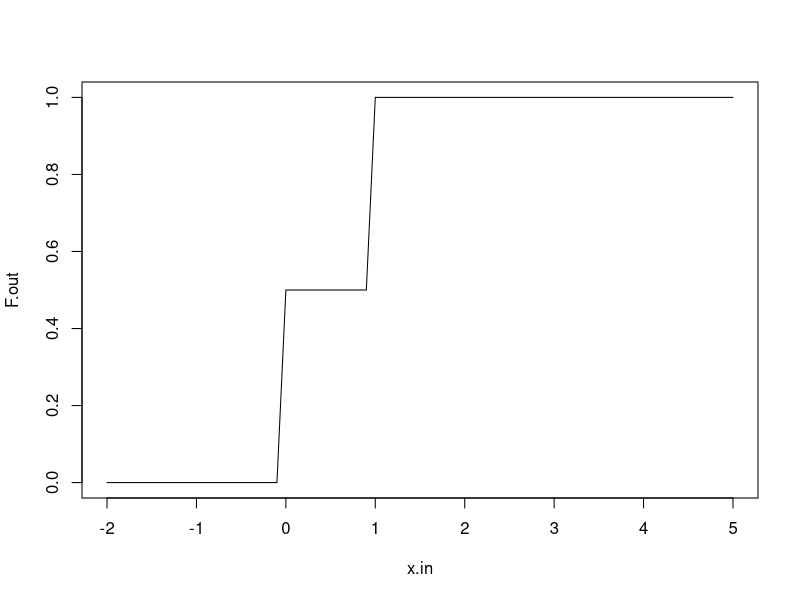
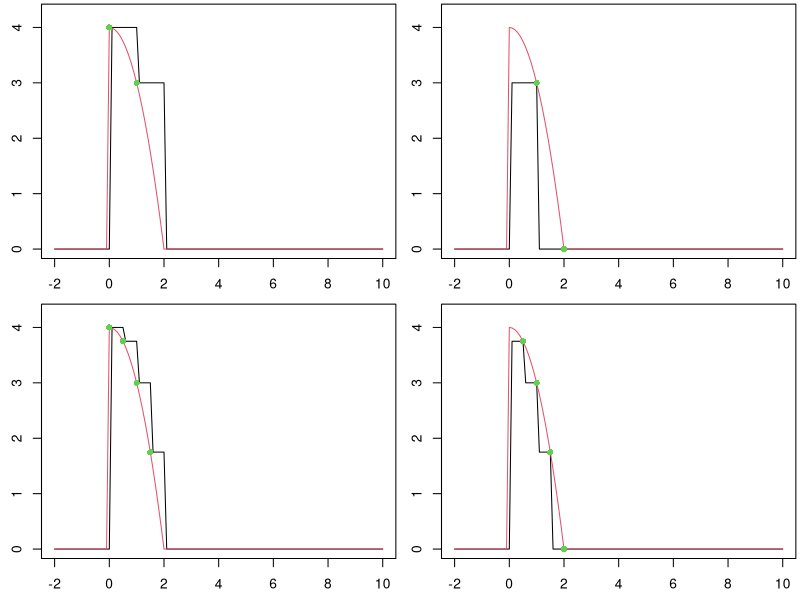

R code for these plots, in order:
x.in <- seq(-2,5,0.1)


F <- function(x){
  out <- rep(7, length(x))
  out[(x < 0)] <- rep(0,length(x[x < 0]))
  out[(0 <= x) & (x < 1)] <- rep(0.5,length(x[(0 <= x) & (x < 1)]))
  out[(x >= 1)] <- rep(1,length(x[x >= 1]))
  return(out)
}

F.out <- F(x.in)
plot(x.in,F.out,type='l')





q.rug <- function(x){
  out <- rep(-1, length(x))
  out[(x < 0)] <- rep(0,length(x[x < 0]))
  out[(0 <= x) & (x <= 2)] <- 4-x[(0 <= x) & (x <= 2)]^2
  out[(x > 2)] <- rep(0,length(x[x > 2]))
  return(out)
}

rug4 <- function(x){
  out <- rep(-1, length(x))
  out[(x <= 0)] <- rep(0,length(x[x <= 0]))
  out[(0 < x) & (x <= 1)] <- rep(4,length(x[(0 < x) & (x <= 1)]))
  out[(1 < x) & (x <= 2)] <- rep(3,length(x[(1 < x) & (x <= 2)]))
  out[(x > 2)] <- rep(0,length(x[x > 2]))
  return(out) }
rug5 <- function(x){
  out <- rep(-1, length(x))
  out[(x <= 0)] <- rep(0,length(x[x <= 0]))
  out[(0 < x) & (x <= 1)] <- rep(3,length(x[(0 < x) & (x <= 1)]))
  out[(1 < x) & (x <= 2)] <- rep(0,length(x[(1 < x) & (x <= 2)]))
  out[(x > 2)] <- rep(0,length(x[x > 2]))
  return(out) }
rug6 <- function(x){
  out <- rep(-1, length(x))
  out[(x <= 0)] <- rep(0,length(x[x <= 0]))
  out[(0 < x) & (x <= 0.5)] <- rep(4,length(x[(0 < x) & (x <= 0.5)]))
  out[(0.5 < x) & (x <= 1)] <- rep(15/4,length(x[(0.5 < x) & (x <= 1)]))
  out[(1 < x) & (x <= 1.5)] <- rep(3,length(x[(1 < x) & (x <= 1.5)]))
  out[(1.5 < x) & (x <= 2)] <- rep(7/4,length(x[(1.5 < x) & (x <= 2)]))
  out[(x > 2)] <- rep(0,length(x[x > 2]))
  return(out) }
rug7 <- function(x){
  out <- rep(-1, length(x))
  out[(x <= 0)] <- rep(0,length(x[x <= 0]))
  out[(0 < x) & (x <= 0.5)] <- rep(15/4,length(x[(0 < x) & (x <= 0.5)]))
  out[(0.5 < x) & (x <= 1)] <- rep(3,length(x[(0.5 < x) & (x <= 1)]))
  out[(1 < x) & (x <= 1.5)] <- rep(7/4,length(x[(1 < x) & (x <= 1.5)]))
  out[(1.5 < x) & (x <= 2)] <- rep(0,length(x[(1.5 < x) & (x <= 2)]))
  out[(x > 2)] <- rep(0,length(x[x > 2]))
  return(out) }
x.vals <- seq(-2,10,0.1)

par(mfrow=c(2,2), mar=c(2.5,2.5,0.25,0.25))
plot(x.vals,rug4(x.vals),type='l',ylim=c(0,4.25))
lines(x.vals,q.rug(x.vals),col=2)
points(c(0,1),c(q.rug(0),q.rug(1)),pch=16,col=3)
plot(x.vals,rug5(x.vals),type='l',ylim=c(0,4.25))
lines(x.vals,q.rug(x.vals),col=2)
points(c(1,2),c(q.rug(1),q.rug(2)),pch=16,col=3)
plot(x.vals,rug6(x.vals),type='l',ylim=c(0,4.25))
lines(x.vals,q.rug(x.vals),col=2)
points(c(0,0.5,1,1.5),c(q.rug(0),q.rug(0.5),q.rug(1),q.rug(1.5)),pch=16,col=3)
plot(x.vals,rug7(x.vals),type='l',ylim=c(0,4.25))
lines(x.vals,q.rug(x.vals),col=2)
points(c(0.5,1,1.5,2),c(q.rug(0.5),q.rug(1),q.rug(1.5),q.rug(2)),pch=16,col=3)
